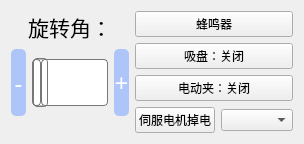
           <widget class="QWidget" name="widget_2" native="true">
            <layout class="QHBoxLayout" name="horizontalLayout_6" stretch="3,1">
             <item>
              <layout class="QVBoxLayout" name="verticalLayout_7" stretch="6,1">
               <item>
                <layout class="QVBoxLayout" name="verticalLayout_13" stretch="1,3">
                 <item>
                  <widget class="QLabel" name="label_angle">
                   <property name="font">
                    <font>
                     <family>楷体</family>
                     <pointsize>16</pointsize>
                    </font>
                   </property>
                   <property name="text">
                    <string>旋转角：</string>
                   </property>
                   <property name="alignment">
                    <set>Qt::AlignCenter</set>
                   </property>
                  </widget>
                 </item>
                 <item>
                  <layout class="QHBoxLayout" name="horizontalLayout_9" stretch="1,5,1">
                   <item>
                    <widget class="QPushButton" name="angle_cut">
                     <property name="sizePolicy">
                      <sizepolicy hsizetype="Preferred" vsizetype="Preferred">
                       <horstretch>0</horstretch>
                       <verstretch>0</verstretch>
                      </sizepolicy>
                     </property>
                     <property name="font">
                      <font>
                       <family>楷体</family>
                       <pointsize>18</pointsize>
                      </font>
                     </property>
                     <property name="styleSheet">
                      <string notr="true">QPushButton{background-color: rgb(174, 197, 250);}
QPushButton:hover{background-color:  rgb(168, 188, 238);}
QPushButton{color: rgb(255, 255, 255);}
QPushButton{border-radius:5px;}</string>
                     </property>
                     <property name="text">
                      <string>-</string>
                     </property>
                    </widget>
                   </item>
                   <item>
                    <widget class="QSlider" name="angle_slider">
                     <property name="sizePolicy">
                      <sizepolicy hsizetype="Preferred" vsizetype="Preferred">
                       <horstretch>0</horstretch>
                       <verstretch>0</verstretch>
                      </sizepolicy>
                     </property>
                     <property name="styleSheet">
                      <string notr="true">QSlider::groove:horizontal {
border: 1px solid #bbb;
background: white;
height: 45px;
border-radius: 4px;
}
QSlider::sub-page:horizontal {
background: qlineargradient(x1: 0, y1: 0, x2: 0, y2: 1,
stop: 0 #66e, stop: 1 #bbf);
background: qlineargradient(x1: 0, y1: 0.2, x2: 1, y2: 1,
stop: 0 #bbf, stop: 1 #55f);
border: 1px solid #777;
height: 20px;
border-radius: 4px;
}
QSlider::add-page:horizontal {
background: #fff;
border: 1px solid #777;
height: 20px;
border-radius: 4px;
}
QSlider::handle:horizontal {
background: qlineargradient(x1:0, y1:0, x2:1, y2:1,
stop:0 #eee, stop:1 #ccc);
border: 1px solid #777;
width: 13px;
margin-top: -2px;
margin-bottom: -2px;
border-radius: 4px;
}
QSlider::handle:horizontal:hover {
background: qlineargradient(x1:0, y1:0, x2:1, y2:1,
stop:0 #fff, stop:1 #ddd);
border: 1px solid #444;
border-radius: 4px;
}
QSlider::sub-page:horizontal:disabled {
background: #bbb;
border-color: #999;
}
QSlider::add-page:horizontal:disabled {
background: #eee;
border-color: #999;
}
QSlider::handle:horizontal:disabled {
background: #eee;
border: 1px solid #aaa;
border-radius: 4px;
}</string>
                     </property>
                     <property name="maximum">
                      <number>1000</number>
                     </property>
                     <property name="pageStep">
                      <number>1</number>
                     </property>
                     <property name="orientation">
                      <enum>Qt::Horizontal</enum>
                     </property>
                    </widget>
                   </item>
                   <item>
                    <widget class="QPushButton" name="angle_add">
                     <property name="sizePolicy">
                      <sizepolicy hsizetype="Preferred" vsizetype="Preferred">
                       <horstretch>0</horstretch>
                       <verstretch>0</verstretch>
                      </sizepolicy>
                     </property>
                     <property name="font">
                      <font>
                       <family>楷体</family>
                       <pointsize>18</pointsize>
                      </font>
                     </property>
                     <property name="styleSheet">
                      <string notr="true">QPushButton{background-color: rgb(174, 197, 250);}
QPushButton:hover{background-color:  rgb(168, 188, 238);}
QPushButton{color: rgb(255, 255, 255);}
QPushButton{border-radius:5px;}</string>
                     </property>
                     <property name="text">
                      <string>+</string>
                     </property>
                    </widget>
                   </item>
                  </layout>
                 </item>
                </layout>
               </item>
               <item>
                <spacer name="verticalSpacer_7">
                 <property name="orientation">
                  <enum>Qt::Vertical</enum>
                 </property>
                 <property name="sizeHint" stdset="0">
                  <size>
                   <width>20</width>
                   <height>10</height>
                  </size>
                 </property>
                </spacer>
               </item>
              </layout>
             </item>
             <item>
              <layout class="QVBoxLayout" name="verticalLayout">
               <item>
                <widget class="QPushButton" name="buzz_button">
                 <property name="sizePolicy">
                  <sizepolicy hsizetype="Preferred" vsizetype="Preferred">
                   <horstretch>0</horstretch>
                   <verstretch>0</verstretch>
                  </sizepolicy>
                 </property>
                 <property name="text">
                  <string>蜂鸣器</string>
                 </property>
                </widget>
               </item>
               <item>
                <widget class="QPushButton" name="pump_button">
                 <property name="sizePolicy">
                  <sizepolicy hsizetype="Preferred" vsizetype="Preferred">
                   <horstretch>0</horstretch>
                   <verstretch>0</verstretch>
                  </sizepolicy>
                 </property>
                 <property name="text">
                  <string>吸盘：关闭</string>
                 </property>
                </widget>
               </item>
               <item>
                <widget class="QPushButton" name="gripper_button">
                 <property name="sizePolicy">
                  <sizepolicy hsizetype="Preferred" vsizetype="Preferred">
                   <horstretch>0</horstretch>
                   <verstretch>0</verstretch>
                  </sizepolicy>
                 </property>
                 <property name="text">
                  <string>电动夹：关闭</string>
                 </property>
                </widget>
               </item>
               <item>
                <layout class="QHBoxLayout" name="horizontalLayout_4" stretch="2,1">
                 <item>
                  <widget class="QPushButton" name="motor_button">
                   <property name="sizePolicy">
                    <sizepolicy hsizetype="Preferred" vsizetype="Preferred">
                     <horstretch>0</horstretch>
                     <verstretch>0</verstretch>
                    </sizepolicy>
                   </property>
                   <property name="text">
                    <string>伺服电机掉电</string>
                   </property>
                  </widget>
                 </item>
                 <item>
                  <widget class="QComboBox" name="comboBox_place"/>
                 </item>
                </layout>
               </item>
              </layout>
             </item>
            </layout>
           </widget>
